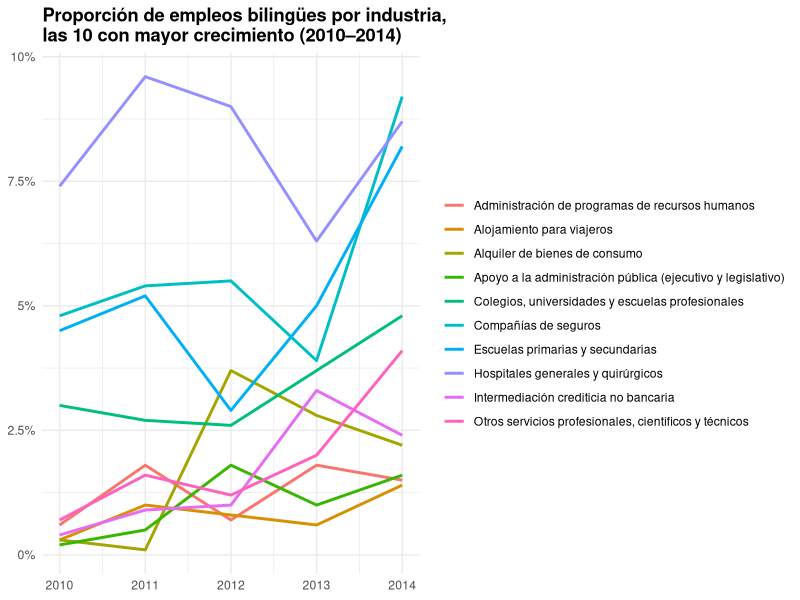

This figure's R source:
## ---- chunk 1
#| label: setup
#| include: false
options(htmltools.dir.version = FALSE)
knitr::opts_chunk$set(
  fig.asp = 0.5625,
  out.width = "100%", 
  fig.retina = 2, 
  dpi = 300,
  echo = F, 
  message = F, 
  warning = F
  )

set.seed(20250223)

library("tidyverse")
library("here")
library("knitr")
library("flextable")

theme_psllt <- function(...) {
  list(
    theme_bw(base_family = "Palatino", ...), 
    theme(
      plot.subtitle = element_text(color = "grey40"), 
      panel.grid.major = element_line(color = 'grey90', linewidth = 0.15),
      panel.grid.minor = element_line(color = 'grey90', linewidth = 0.15)
    )
  )
}

theme_set(theme_grey(base_size = 30))

## ---- chunk 2
dat <- data.frame(
  `Empresa` = c(
    "Bank of America",
    "H&R Block",
    "AT&T",
    "Wells Fargo",
    "Promoworks",
    "State Farm Insurance Companies",
    "Rent-A-Center",
    "Crossmark Incorporated",
    "Bayada Home Health Care",
    "Rutgers, the State University of New Jersey"
  ),
  `Anuncios de empleo bilingües` = c(
    560, 164, 137, 119, 101, 79, 75, 65, 55, 49
  ),
  `% de anuncios` = c(
    "19.9%",
    "22.3%",
    "12.1%",
    "7.9%",
    "7.1%",
    "24.5%",
    "24.1%",
    "21.5%",
    "2.4%",
    "2.1%"
  ),
  check.names = FALSE
) %>% kable()

dat
  
## ---- chunk 3
tribble(
  ~industry, ~year, ~share,
  "Compañías de seguros", 2010, 4.8,
  "Compañías de seguros", 2011, 5.4,
  "Compañías de seguros", 2012, 5.5,
  "Compañías de seguros", 2013, 3.9,
  "Compañías de seguros", 2014, 9.2,
  
  "Escuelas primarias y secundarias", 2010, 4.5,
  "Escuelas primarias y secundarias", 2011, 5.2,
  "Escuelas primarias y secundarias", 2012, 2.9,
  "Escuelas primarias y secundarias", 2013, 5.0,
  "Escuelas primarias y secundarias", 2014, 8.2,
  
  "Otros servicios profesionales, científicos y técnicos", 2010, 0.7,
  "Otros servicios profesionales, científicos y técnicos", 2011, 1.6,
  "Otros servicios profesionales, científicos y técnicos", 2012, 1.2,
  "Otros servicios profesionales, científicos y técnicos", 2013, 2.0,
  "Otros servicios profesionales, científicos y técnicos", 2014, 4.1,
  
  "Intermediación crediticia no bancaria", 2010, 0.4,
  "Intermediación crediticia no bancaria", 2011, 0.9,
  "Intermediación crediticia no bancaria", 2012, 1.0,
  "Intermediación crediticia no bancaria", 2013, 3.3,
  "Intermediación crediticia no bancaria", 2014, 2.4,
  
  "Alquiler de bienes de consumo", 2010, 0.3,
  "Alquiler de bienes de consumo", 2011, 0.1,
  "Alquiler de bienes de consumo", 2012, 3.7,
  "Alquiler de bienes de consumo", 2013, 2.8,
  "Alquiler de bienes de consumo", 2014, 2.2,
  
  "Colegios, universidades y escuelas profesionales", 2010, 3.0,
  "Colegios, universidades y escuelas profesionales", 2011, 2.7,
  "Colegios, universidades y escuelas profesionales", 2012, 2.6,
  "Colegios, universidades y escuelas profesionales", 2013, 3.7,
  "Colegios, universidades y escuelas profesionales", 2014, 4.8,
  
  "Hospitales generales y quirúrgicos", 2010, 7.4,
  "Hospitales generales y quirúrgicos", 2011, 9.6,
  "Hospitales generales y quirúrgicos", 2012, 9.0,
  "Hospitales generales y quirúrgicos", 2013, 6.3,
  "Hospitales generales y quirúrgicos", 2014, 8.7,
  
  "Apoyo a la administración pública (ejecutivo y legislativo)", 2010, 0.2,
  "Apoyo a la administración pública (ejecutivo y legislativo)", 2011, 0.5,
  "Apoyo a la administración pública (ejecutivo y legislativo)", 2012, 1.8,
  "Apoyo a la administración pública (ejecutivo y legislativo)", 2013, 1.0,
  "Apoyo a la administración pública (ejecutivo y legislativo)", 2014, 1.6,
  
  "Administración de programas de recursos humanos", 2010, 0.6,
  "Administración de programas de recursos humanos", 2011, 1.8,
  "Administración de programas de recursos humanos", 2012, 0.7,
  "Administración de programas de recursos humanos", 2013, 1.8,
  "Administración de programas de recursos humanos", 2014, 1.5,
  
  "Alojamiento para viajeros", 2010, 0.3,
  "Alojamiento para viajeros", 2011, 1.0,
  "Alojamiento para viajeros", 2012, 0.8,
  "Alojamiento para viajeros", 2013, 0.6,
  "Alojamiento para viajeros", 2014, 1.4
) %>% ggplot(., aes(x = year, y = share, color = industry)) +
  geom_line(size = 1) +
  scale_y_continuous(labels = function(x) paste0(x, "%")) +
  labs(
    title = "Proporción de empleos bilingües por industria,\nlas 10 con mayor crecimiento (2010–2014)",
    x = NULL,
    y = NULL,
    color = NULL
  ) +
  theme_minimal() +
  theme(
    legend.position = "right",
    plot.title = element_text(face = "bold")
  )
